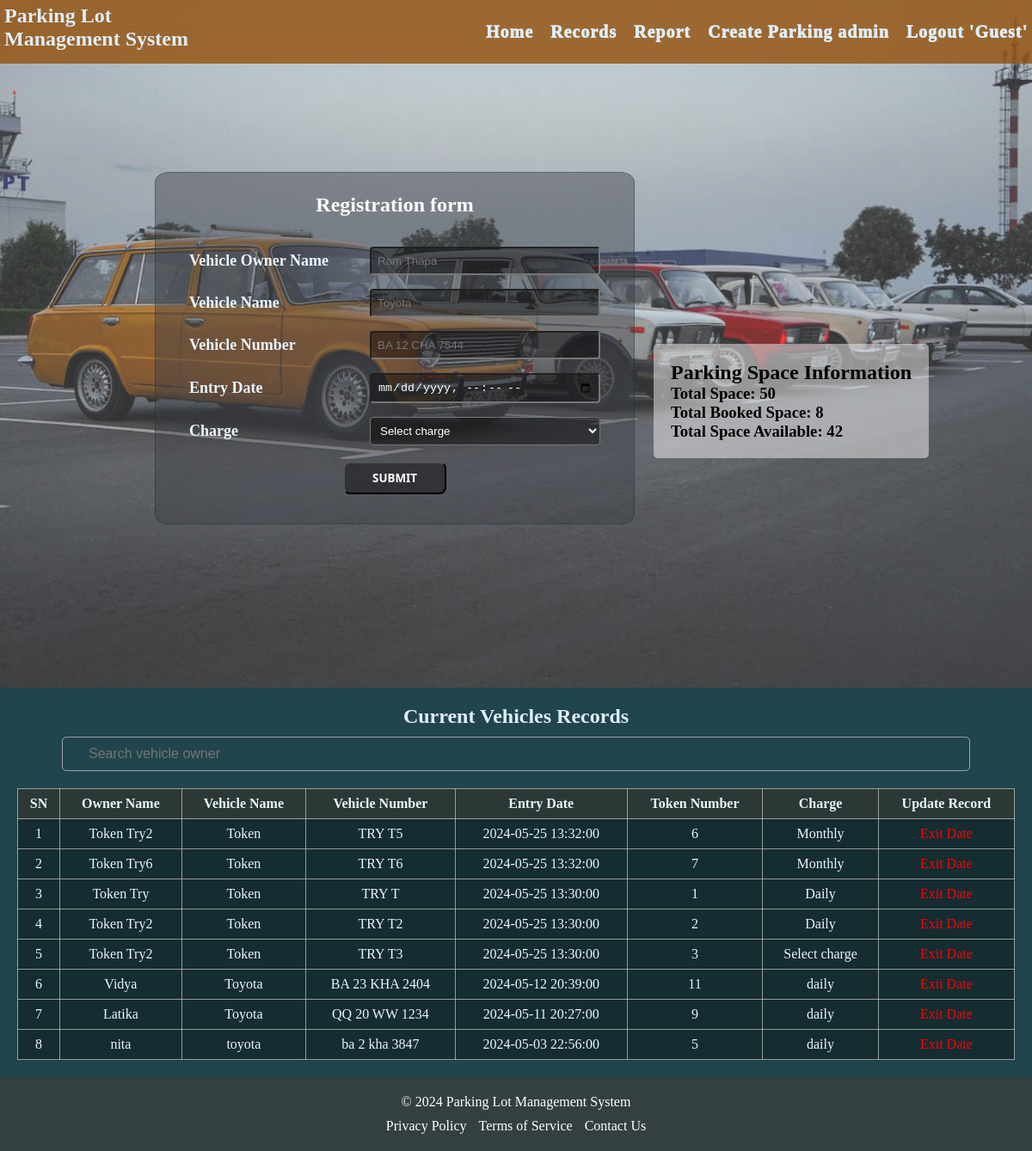
/index.php (signed in), run on the app's committed database.
### tables this page shows
CREATE TABLE `vehicle_info` (
  `ID` int(11) NOT NULL,
  `Registered_by` varchar(50) NOT NULL,
  `Updated_by` varchar(50) NOT NULL,
  `Owner_name` varchar(50) NOT NULL,
  `Vehicle_name` varchar(40) NOT NULL,
  `Vehicle_number` varchar(40) DEFAULT NULL,
  `Entry_date` datetime NOT NULL,
  `Exit_date` datetime DEFAULT NULL,
  `Token_number` int(11) NOT NULL,
  `Charge` varchar(50) NOT NULL DEFAULT 'Daily',
  `Fare` int(11) NOT NULL DEFAULT 0
);

### index.php (the view, shortened to what this page needs)
<!DOCTYPE html>
<html lang="en">
<head>
    <link rel="stylesheet" href="style.css">
</head>
<body>
    <div class="box">
        <div class="header">
            <div class="title">
                <h4>Parking Lot<br>Management System</h4>
            </div>
            <ul class="nav">
                <li><a href="index.php">Home</a></li>
                <li><a href="record.php">Records</a></li>
                <li><a href="report.php">Report</a></li>
                <li><a href="admin.php">Create Parking admin</a></li>
                <li><a href="logout.php">Logout '<?php echo $_SESSION['username']; ?>'</a></li>
            </ul>
        </div>
        <div class="container">
            <div class="register">
                <h2>Registration form</h2>
                <form action="" method="post">
                    <div class="input-container">
                        <div class="input-group">
                            <span class="input-label">Vehicle Owner Name</span>
                            <input type="text" name="owner_name" id="owner_name" class="form-control" placeholder="Ram Thapa" required>
                        </div>
                        <div class="input-group">
                            <span class="input-label">Vehicle Name</span>
                            <input type="text" name="vehicle_name" id="vehicle_name" class="form-control" placeholder="Toyota" required>
                        </div>
                        <div class="input-group">
                            <span class="input-label">Vehicle Number</span>
                            <input type="text" name="vehicle_number" id="vehicle_number" class="form-control" placeholder="BA 12 CHA 7544" required>
                        </div>
                        <div class="input-group">
                            <span class="input-label">Entry Date</span>
                            <input type="datetime-local" name="entry_date" id="entry_date" class="form-control" required>
                        </div>
                        <div class="input-group">
                            <span class="input-label">Charge</span>
                            <select class="form-control" name="charge" required>
                                <option selected>Select charge</option>
                            </select>
                        </div>
                    </div>
                    <div class="btn">
                        <input type="submit" class="btnbox" name="submit" value="SUBMIT">
                    </div>
                </form>
            </div>
            <div id="car">
                <?php
                $conn=mysqli_connect("localhost","root","","parking_project") or die(mysqli_connect_error());
                $sql="SELECT * FROM `vehicle_info` WHERE exit_date IS NULL order by ID desc";
                $result = mysqli_query($conn,$sql) or die("Query Failed");
                $num =  mysqli_num_rows($result);
                if($num!=50){
                ?>
                <h2>Parking Space Information</h2>
                <h3>Total Space: <span>50</span></h3>
                <h3>Total Booked Space: <span><?php echo $num?></span></h3>
                <h3>Total Space Available: <span><?php echo (50-$num)?></span></h3>
                <?php
                }else{
                    echo "<h3>No parking space available</h3>";
                }
                ?>
            </div>
        </div>
    </div>
    <section>
        <div class="records">
            <h2 class="title">Current Vehicles Records</h2>
            <div class="search-bar">
                <input type="text" class="search-input" onkeyup="search()" id="text" placeholder="Search vehicle owner">
            </div>
            <div class="record-table">
                <table class="table table-stripped" id="table">
                    <?php
                    $conn=mysqli_connect("localhost","root","","parking_project") or die(mysqli_connect_error());
                    $sql="SELECT * FROM  `vehicle_info` where Exit_date is null order by Entry_date desc ";
                    $result = mysqli_query($conn,$sql) or die("Query Failed");
                    if(mysqli_num_rows($result)>0){
                    ?>
                    <thead>
                        <tr>
                            <th>SN</th>
                            <th>Owner Name</th>
                            <th>Vehicle Name</th>
                            <th>Vehicle Number</th>
                            <th>Entry Date</th>
                            <th>Token Number</th>
                            <th>Charge</th>
                            <th>Update Record</th>
                        </tr>
                    </thead>
                    <tbody>
                        <?php
                        $count=1;
                        while($row=mysqli_fetch_assoc($result)){?>
                        <tr>
                            <td><?php echo $count++;?></td>
                            <td><?php echo $row['Owner_name'];?></td>
                            <td><?php echo $row['Vehicle_name'];?></td>
                            <td><?php echo $row['Vehicle_number'];?></td>
                            <td><?php echo $row['Entry_date'];?></td>
                            <td><?php echo $row['Token_number'];?></td>
                            <td><?php echo $row['Charge'];?></td>
                            <td><a href="update.php?ID=<?php echo $row['ID']?>">Exit Date</a></td>
                        </tr>
                        <?php
                        }
                        ?>
                    </tbody>
                </table>
            </div>
        </div>
    </section>
    <footer>
        <div class="footer-content">
            <p>&copy; 2024 Parking Lot Management System</p>
            <ul>
                <li><a href="#">Privacy Policy</a></li>
                <li><a href="#">Terms of Service</a></li>
                <li><a href="#">Contact Us</a></li>
            </ul>
        </div>
    </footer>
</body>
</html>
<?php
    }
?>

### style.css (style rules this page uses)
* { margin: 0; padding: 0; }
.box { --bg-image:url('images/carpark.jpeg'); --bg-image-opacity:0.8; min-height: 100vh; position: relative; isolation: isolate; }
.box::after { content: ''; position: absolute; inset: 0; z-index: -1; opacity:var(--bg-image-opacity) ; background: var(--bg-image); background-repeat: no-repeat; background-size: cover; background-position: center; }
.header { display: flex; justify-content: space-between; align-items: center; padding: 5px; background: #945512d4; position: fixed; top: 0; left: 0; width: 100%; z-index: 1000; }
.title { flex: 1; }
.nav { list-style-type: none; margin: 0; padding: 0; display: flex; }
.nav li { margin-left: 20px; }
.nav li:first-child { margin-left: 0; }
.nav li { list-style: none; margin: 10px; }
.nav li a { color: #e0edf6; font-size: 20px; text-decoration: none; font-weight: 1000; letter-spacing: 1px; cursor: pointer; transition: 0.3s; }
.container { display: flex; flex-wrap: wrap; justify-content: space-evenly; align-items: center; }
.register h2 { color:white; padding-bottom: 20px; display: flex; justify-content: center; align-items: center; }
.register { padding: 2%; display:block; border: 0.5px solid #002a324f; border-radius: 3%; background:#3a3e4469; backdrop-filter: blur; justify-content: center; align-items: center; position: absolute; top: 25%; left: 15%; }
.register form { padding: 10px; }
.input-container { display: flex; flex-direction: column; margin: 10x; }
.input-group { display: flex; align-items: center; margin-bottom: 6px; padding: 5px; }
.input-label { width: 200px; margin-right: 10px; font-size: 18px; font-weight: 800; color:#eaf5fd ; }
.form-control { flex: 1; padding: 7px; width: 250px; border-radius: 4px; background: rgba(0, 0, 0, 0.418); color: white; }
.btn { text-align: center; margin-top: 8px; }
.btn .btnbox { background: rgba(0, 0, 0, 0.401); color: white; padding: 8px; width: 120px; border-radius: 8px; font-weight: 700; font-family:'Segoe UI', Tahoma, Geneva, Verdana, sans-serif; }
.container #car { text-transform: capitalize; background: rgba(244,244,244,0.5); position: absolute; padding: 20px; margin: 100px,0px,0px,50px; border-radius: 5px; right:10%; top: 50%; }
.records { padding: 20px; background:#141415aa; background-color:#002a32de; text-align: center; }
.title { font-size: 24px; margin-bottom: 10px; color: #e0edf6; }
.search-bar { margin-bottom: 20px; }
.search-input { width: 80%; padding: 10px; font-size: 16px; border: 1px solid #ccccccb1; border-radius: 5px; background: transparent; }
.record-table { overflow-x: auto; overflow-y: auto; max-height: 500px; }
.table { width: 100%; border-collapse: collapse; }
.table th, .table td { border: 0.5px solid #ccccccb1; padding: 8px; text-align: left; color: #eaf5fd; text-align: center; }
.table th { background-color: #2e3532cf; }
.table tbody tr { background-color:rgba(0, 0, 0, 0.36); }
.search-bar { position: relative; }
.search-input { width: calc(90% - 30px); padding-left: 30px; }
footer { background-color: rgba(26, 38, 38, 0.882); color: #fff; padding: 20px 0; text-align: center; }
.footer-content { max-width: 1200px; margin: 0 auto; }
.footer-content p { margin-bottom: 10px; }
.footer-content ul { list-style: none; padding: 0; }
.footer-content ul li { display: inline; margin-right: 10px; }
.footer-content ul li:last-child { margin-right: 0; }
.footer-content ul li a { color: #fff; text-decoration: none; }
a { text-decoration: none; color:red; }

### data on the page
vehicle_info: Owner_name "Token Try2", Vehicle_name "Token", Vehicle_number "TRY T5", Entry_date "2024-05-25 13:32:00", Token_number "6", Charge "Monthly"
vehicle_info: Owner_name "Token Try6", Vehicle_name "Token", Vehicle_number "TRY T6", Entry_date "2024-05-25 13:32:00", Token_number "7", Charge "Monthly"
vehicle_info: Owner_name "Token Try", Vehicle_name "Token", Vehicle_number "TRY T", Entry_date "2024-05-25 13:30:00", Token_number "1", Charge "Daily"
vehicle_info: Owner_name "Token Try2", Vehicle_name "Token", Vehicle_number "TRY T2", Entry_date "2024-05-25 13:30:00", Token_number "2", Charge "Daily"
vehicle_info: Owner_name "Token Try2", Vehicle_name "Token", Vehicle_number "TRY T3", Entry_date "2024-05-25 13:30:00", Token_number "3", Charge "Select charge"
vehicle_info: Owner_name "Vidya", Vehicle_name "Toyota", Vehicle_number "BA 23 KHA 2404", Entry_date "2024-05-12 20:39:00", Token_number "11", Charge "daily"
vehicle_info: Owner_name "Latika", Vehicle_name "Toyota", Vehicle_number "QQ 20 WW 1234", Entry_date "2024-05-11 20:27:00", Token_number "9", Charge "daily"
vehicle_info: Owner_name "nita", Vehicle_name "toyota", Vehicle_number "ba 2 kha 3847", Entry_date "2024-05-03 22:56:00", Token_number "5", Charge "daily"

### other printed values
$_SESSION['username'] "Guest"
$num "8"
50-$num "42"
